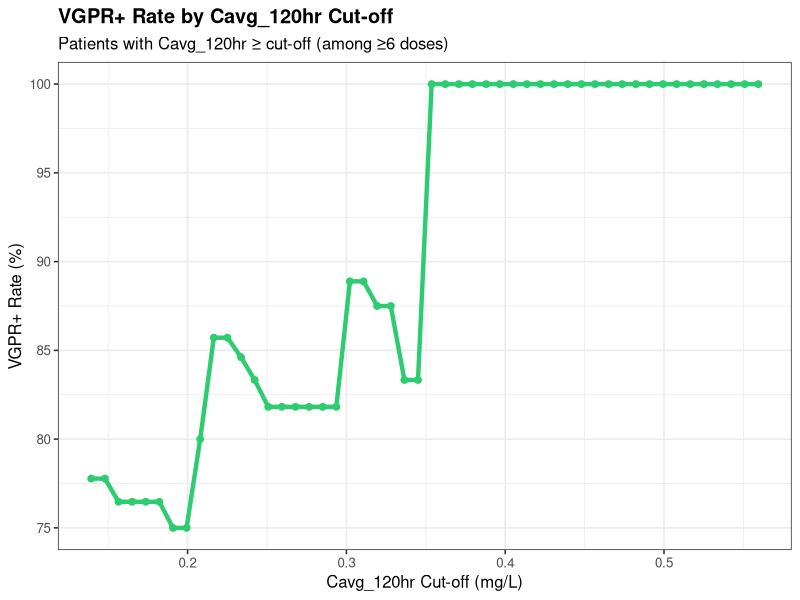
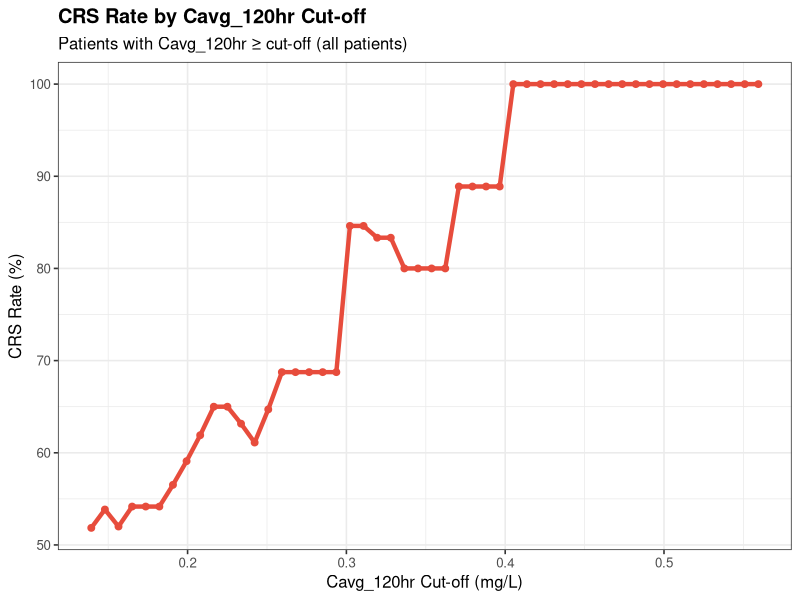
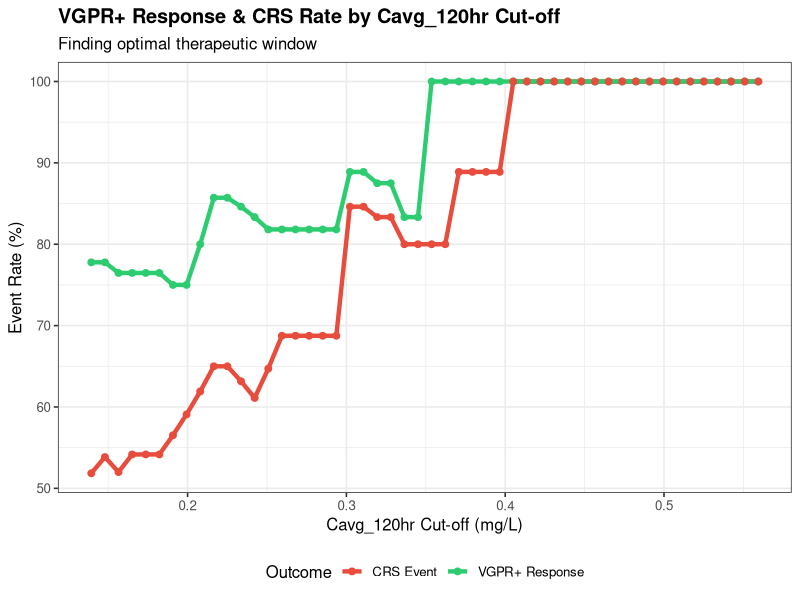
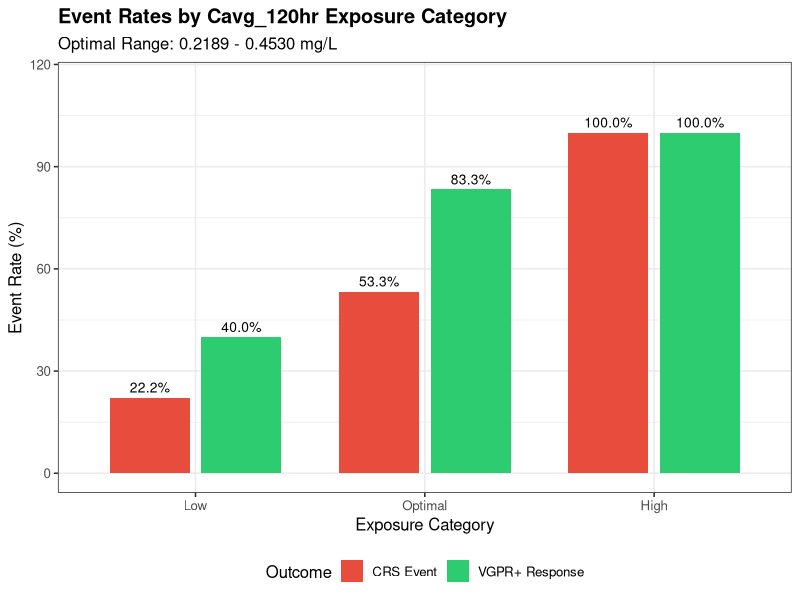
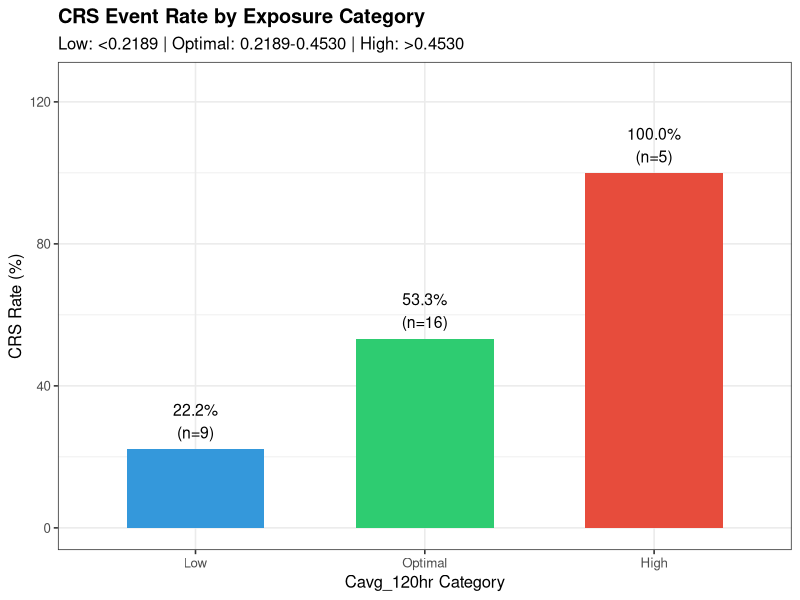
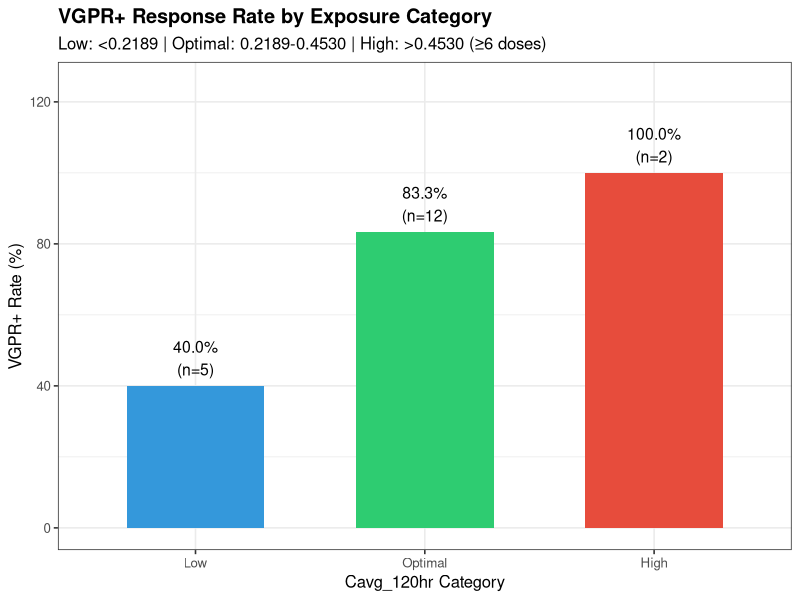
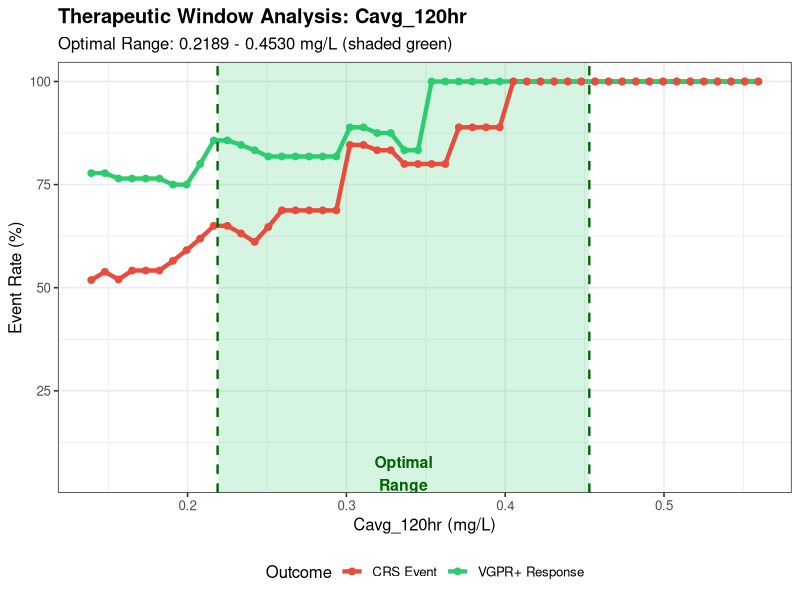

Source code (R) for these figures, in order:
#===============================================================================
# Teclistamab PK Cut-off Analysis: Cavg_120hr
#
# Analyze different Cavg_120hr cut-offs for:
# - Response (≥VGPR) rate
# - CRS event rate
#
# Find optimal therapeutic window (maximize efficacy, minimize toxicity)
# Categorize patients into Low/Optimal/High exposure groups
#
# PREREQUISITE: Run pk_simulation.R first to generate pk_ae_merged_results.csv
#===============================================================================

library(tidyverse)
library(gridExtra)

cat("==========================================================\n")
cat("    Teclistamab Cavg_120hr Cut-off Analysis\n")
cat("==========================================================\n\n")

#-------------------------------------------------------------------------------
# 1. Load Data
#-------------------------------------------------------------------------------

cat("Loading data...\n")

# Load PK + AE merged data
if (!file.exists("pk_ae_merged_results.csv")) {
  stop("ERROR: pk_ae_merged_results.csv not found!\n",
       "Please run pk_simulation.R first.")
}

pk_ae_data <- read_csv("pk_ae_merged_results.csv", show_col_types = FALSE)
cat("  - Loaded PK+AE data for", nrow(pk_ae_data), "patients\n")

# Load response data
response_data <- read_csv("response_data.csv", show_col_types = FALSE)
cat("  - Loaded response data for", nrow(response_data), "patients\n")

# Load dosing data to filter for ≥6 doses
dosing_all <- read_csv("mrgsolve_dosing_full.csv", show_col_types = FALSE) %>%
  filter(TIME >= 0) %>%
  arrange(ID, TIME)

# Calculate number of doses per patient
dose_counts <- dosing_all %>%
  group_by(ID) %>%
  summarise(N_doses_actual = n(), .groups = "drop")

#-------------------------------------------------------------------------------
# 2. Merge All Data
#-------------------------------------------------------------------------------

cat("\n=== Merging data ===\n")

# Merge PK + AE + Response data
analysis_data <- pk_ae_data %>%
  left_join(response_data, by = "PID") %>%
  left_join(dose_counts, by = "ID") %>%
  mutate(
    # VGPR or better (sCR, CR, VGPR)
    VGPR_or_better = ifelse(RESP_CTX %in% c("sCR", "CR", "VGPR"), 1, 0),
    # At least 6 doses
    Has_6doses = ifelse(N_doses_actual >= 6, TRUE, FALSE)
  )

cat("  - Merged data:", nrow(analysis_data), "patients\n")

# Summary
cat("\n--- Data Summary ---\n")
cat("Total patients:", nrow(analysis_data), "\n")
cat("Patients with ≥6 doses:", sum(analysis_data$Has_6doses, na.rm = TRUE), "\n")
cat("CRS any grade events:", sum(analysis_data$CRS_any, na.rm = TRUE), "\n")
cat("VGPR+ responses (≥6 doses):", sum(analysis_data$VGPR_or_better[analysis_data$Has_6doses], na.rm = TRUE), "\n")

#-------------------------------------------------------------------------------
# 3. Define Cut-off Range for Cavg_120hr
#-------------------------------------------------------------------------------

cat("\n=== Cavg_120hr Distribution ===\n")

cavg_values <- analysis_data$Cavg_120hr
cat("Min:", round(min(cavg_values, na.rm = TRUE), 4), "\n")
cat("Max:", round(max(cavg_values, na.rm = TRUE), 4), "\n")
cat("Median:", round(median(cavg_values, na.rm = TRUE), 4), "\n")
cat("Mean:", round(mean(cavg_values, na.rm = TRUE), 4), "\n")

# Define cut-off range (from 10th to 90th percentile)
cutoff_min <- quantile(cavg_values, 0.05, na.rm = TRUE)
cutoff_max <- quantile(cavg_values, 0.95, na.rm = TRUE)
cutoffs <- seq(cutoff_min, cutoff_max, length.out = 50)

cat("\nCut-off range:", round(cutoff_min, 4), "to", round(cutoff_max, 4), "\n")

#-------------------------------------------------------------------------------
# 4. Calculate Event Rates at Each Cut-off
#-------------------------------------------------------------------------------

cat("\n=== Calculating Event Rates at Each Cut-off ===\n")

# For CRS: use all patients (CRS typically occurs early)
# For VGPR: use patients with ≥6 doses only (need adequate treatment)

event_rate_results <- map_dfr(cutoffs, function(cutoff) {
  # CRS analysis (all patients)
  crs_high <- analysis_data %>% filter(Cavg_120hr >= cutoff)
  crs_low <- analysis_data %>% filter(Cavg_120hr < cutoff)

  crs_rate_high <- mean(crs_high$CRS_any, na.rm = TRUE)
  crs_rate_low <- mean(crs_low$CRS_any, na.rm = TRUE)

  # VGPR analysis (≥6 doses only)
  vgpr_data <- analysis_data %>% filter(Has_6doses == TRUE)
  vgpr_high <- vgpr_data %>% filter(Cavg_120hr >= cutoff)
  vgpr_low <- vgpr_data %>% filter(Cavg_120hr < cutoff)

  vgpr_rate_high <- mean(vgpr_high$VGPR_or_better, na.rm = TRUE)
  vgpr_rate_low <- mean(vgpr_low$VGPR_or_better, na.rm = TRUE)

  tibble(
    Cutoff = cutoff,
    # Above cutoff
    N_above = nrow(crs_high),
    CRS_rate_above = crs_rate_high * 100,
    VGPR_rate_above = vgpr_rate_high * 100,
    # Below cutoff
    N_below = nrow(crs_low),
    CRS_rate_below = crs_rate_low * 100,
    VGPR_rate_below = vgpr_rate_low * 100
  )
})

#-------------------------------------------------------------------------------
# 5. Create Event Rate vs Cut-off Plot
#-------------------------------------------------------------------------------

cat("\n=== Creating Cut-off Analysis Plots ===\n")

# Plot 1: VGPR Rate vs Cut-off (High Cavg_120hr)
p1 <- ggplot(event_rate_results, aes(x = Cutoff)) +
  geom_line(aes(y = VGPR_rate_above), color = "#2ecc71", size = 1.5) +
  geom_point(aes(y = VGPR_rate_above), color = "#2ecc71", size = 2) +
  labs(
    title = "VGPR+ Rate by Cavg_120hr Cut-off",
    subtitle = "Patients with Cavg_120hr ≥ cut-off (among ≥6 doses)",
    x = "Cavg_120hr Cut-off (mg/L)",
    y = "VGPR+ Rate (%)"
  ) +
  theme_bw(base_size = 12) +
  theme(plot.title = element_text(face = "bold"))

# Plot 2: CRS Rate vs Cut-off (High Cavg_120hr)
p2 <- ggplot(event_rate_results, aes(x = Cutoff)) +
  geom_line(aes(y = CRS_rate_above), color = "#e74c3c", size = 1.5) +
  geom_point(aes(y = CRS_rate_above), color = "#e74c3c", size = 2) +
  labs(
    title = "CRS Rate by Cavg_120hr Cut-off",
    subtitle = "Patients with Cavg_120hr ≥ cut-off (all patients)",
    x = "Cavg_120hr Cut-off (mg/L)",
    y = "CRS Rate (%)"
  ) +
  theme_bw(base_size = 12) +
  theme(plot.title = element_text(face = "bold"))

# Combined plot: Both rates vs cut-off
plot_data_long <- event_rate_results %>%
  select(Cutoff, VGPR_rate_above, CRS_rate_above) %>%
  pivot_longer(
    cols = c(VGPR_rate_above, CRS_rate_above),
    names_to = "Outcome",
    values_to = "Rate"
  ) %>%
  mutate(
    Outcome = case_when(
      Outcome == "VGPR_rate_above" ~ "VGPR+ Response",
      Outcome == "CRS_rate_above" ~ "CRS Event"
    )
  )

p3 <- ggplot(plot_data_long, aes(x = Cutoff, y = Rate, color = Outcome)) +
  geom_line(size = 1.5) +
  geom_point(size = 2) +
  scale_color_manual(values = c("CRS Event" = "#e74c3c", "VGPR+ Response" = "#2ecc71")) +
  labs(
    title = "VGPR+ Response & CRS Rate by Cavg_120hr Cut-off",
    subtitle = "Finding optimal therapeutic window",
    x = "Cavg_120hr Cut-off (mg/L)",
    y = "Event Rate (%)",
    color = "Outcome"
  ) +
  theme_bw(base_size = 12) +
  theme(
    plot.title = element_text(face = "bold"),
    legend.position = "bottom"
  )

ggsave("cutoff_VGPR_rate.png", p1, width = 8, height = 6, dpi = 200)
ggsave("cutoff_CRS_rate.png", p2, width = 8, height = 6, dpi = 200)
ggsave("cutoff_combined_rates.png", p3, width = 10, height = 7, dpi = 200)

cat("Saved: cutoff_VGPR_rate.png\n")
cat("Saved: cutoff_CRS_rate.png\n")
cat("Saved: cutoff_combined_rates.png\n")

#-------------------------------------------------------------------------------
# 6. Find Optimal Cut-offs Using ROC Analysis
#-------------------------------------------------------------------------------

cat("\n=== Finding Optimal Cut-offs (ROC) ===\n")

library(pROC)

# ROC for VGPR (maximize sensitivity for response)
vgpr_data <- analysis_data %>%
  filter(Has_6doses == TRUE & !is.na(VGPR_or_better) & !is.na(Cavg_120hr))

if (nrow(vgpr_data) >= 5 && length(unique(vgpr_data$VGPR_or_better)) == 2) {
  roc_vgpr <- roc(vgpr_data$VGPR_or_better, vgpr_data$Cavg_120hr, quiet = TRUE)
  coords_vgpr <- coords(roc_vgpr, "best", ret = c("threshold", "sensitivity", "specificity"))
  auc_vgpr <- auc(roc_vgpr)

  cat("\n--- VGPR+ Optimal Cut-off (ROC) ---\n")
  cat(sprintf("  AUC: %.3f\n", auc_vgpr))
  cat(sprintf("  Optimal Threshold: %.4f\n", coords_vgpr$threshold))
  cat(sprintf("  Sensitivity: %.2f\n", coords_vgpr$sensitivity))
  cat(sprintf("  Specificity: %.2f\n", coords_vgpr$specificity))

  vgpr_cutoff <- coords_vgpr$threshold
} else {
  vgpr_cutoff <- median(vgpr_data$Cavg_120hr, na.rm = TRUE)
  cat("\nUsing median for VGPR cutoff:", round(vgpr_cutoff, 4), "\n")
}

# ROC for CRS (minimize false negatives for safety)
crs_data <- analysis_data %>%
  filter(!is.na(CRS_any) & !is.na(Cavg_120hr))

if (nrow(crs_data) >= 5 && length(unique(crs_data$CRS_any)) == 2) {
  roc_crs <- roc(crs_data$CRS_any, crs_data$Cavg_120hr, quiet = TRUE)
  coords_crs <- coords(roc_crs, "best", ret = c("threshold", "sensitivity", "specificity"))
  auc_crs <- auc(roc_crs)

  cat("\n--- CRS Optimal Cut-off (ROC) ---\n")
  cat(sprintf("  AUC: %.3f\n", auc_crs))
  cat(sprintf("  Optimal Threshold: %.4f\n", coords_crs$threshold))
  cat(sprintf("  Sensitivity: %.2f\n", coords_crs$sensitivity))
  cat(sprintf("  Specificity: %.2f\n", coords_crs$specificity))

  crs_cutoff <- coords_crs$threshold
} else {
  crs_cutoff <- median(crs_data$Cavg_120hr, na.rm = TRUE)
  cat("\nUsing median for CRS cutoff:", round(crs_cutoff, 4), "\n")
}

#-------------------------------------------------------------------------------
# 7. Define Optimal Range (Low / Optimal / High)
#-------------------------------------------------------------------------------

cat("\n=== Defining Optimal Therapeutic Range ===\n")

# Strategy: Optimal range is where VGPR is high but CRS is not excessively high
# Lower bound: cutoff where VGPR rate starts to be acceptable (e.g., >50%)
# Upper bound: cutoff where CRS rate becomes concerning

# Find lower bound (VGPR rate > 60% threshold)
vgpr_threshold <- 60
lower_candidates <- event_rate_results %>%
  filter(VGPR_rate_above >= vgpr_threshold) %>%
  arrange(Cutoff)

if (nrow(lower_candidates) > 0) {
  lower_bound <- max(lower_candidates$Cutoff)  # highest cutoff that still gives good VGPR
} else {
  lower_bound <- quantile(cavg_values, 0.25, na.rm = TRUE)
}

# Find upper bound based on CRS rate increase
# Use 90th percentile or where CRS significantly increases
upper_bound <- quantile(cavg_values, 0.85, na.rm = TRUE)

# Alternatively, use ROC-based cutoffs
# Lower bound = cutoff for efficacy, Upper bound = cutoff for safety
optimal_lower <- min(vgpr_cutoff, lower_bound)
optimal_upper <- max(crs_cutoff, upper_bound)

# Ensure reasonable range
if (optimal_lower >= optimal_upper) {
  optimal_lower <- quantile(cavg_values, 0.33, na.rm = TRUE)
  optimal_upper <- quantile(cavg_values, 0.67, na.rm = TRUE)
}

cat(sprintf("\nOptimal Range: %.4f - %.4f mg/L\n", optimal_lower, optimal_upper))

#-------------------------------------------------------------------------------
# 8. Categorize Patients: Low / Optimal / High
#-------------------------------------------------------------------------------

cat("\n=== Categorizing Patients ===\n")

analysis_data <- analysis_data %>%
  mutate(
    Exposure_Category = case_when(
      Cavg_120hr < optimal_lower ~ "Low",
      Cavg_120hr >= optimal_lower & Cavg_120hr <= optimal_upper ~ "Optimal",
      Cavg_120hr > optimal_upper ~ "High"
    ),
    Exposure_Category = factor(Exposure_Category, levels = c("Low", "Optimal", "High"))
  )

cat("\nExposure Category Distribution:\n")
print(table(analysis_data$Exposure_Category))

#-------------------------------------------------------------------------------
# 9. Calculate Event Rates by Category
#-------------------------------------------------------------------------------

cat("\n=== Event Rates by Exposure Category ===\n")

# CRS rates (all patients)
crs_by_category <- analysis_data %>%
  group_by(Exposure_Category) %>%
  summarise(
    N = n(),
    CRS_events = sum(CRS_any, na.rm = TRUE),
    CRS_rate = mean(CRS_any, na.rm = TRUE) * 100,
    .groups = "drop"
  )

cat("\n--- CRS Event Rate by Exposure Category ---\n")
print(crs_by_category)

# VGPR rates (≥6 doses only)
vgpr_by_category <- analysis_data %>%
  filter(Has_6doses == TRUE) %>%
  group_by(Exposure_Category) %>%
  summarise(
    N = n(),
    VGPR_events = sum(VGPR_or_better, na.rm = TRUE),
    VGPR_rate = mean(VGPR_or_better, na.rm = TRUE) * 100,
    .groups = "drop"
  )

cat("\n--- VGPR+ Rate by Exposure Category (≥6 doses) ---\n")
print(vgpr_by_category)

# Combined summary
summary_by_category <- crs_by_category %>%
  left_join(
    vgpr_by_category %>% select(Exposure_Category, N_vgpr = N, VGPR_events, VGPR_rate),
    by = "Exposure_Category"
  )

cat("\n--- Combined Summary ---\n")
print(summary_by_category)

write_csv(summary_by_category, "pk_cutoff_category_summary.csv")
cat("\nSaved: pk_cutoff_category_summary.csv\n")

#-------------------------------------------------------------------------------
# 10. Create Bar Plot for Event Rates by Category
#-------------------------------------------------------------------------------

cat("\n=== Creating Category Bar Plots ===\n")

# Prepare data for plotting
bar_data <- bind_rows(
  crs_by_category %>%
    select(Exposure_Category, Rate = CRS_rate, N) %>%
    mutate(Outcome = "CRS Event"),
  vgpr_by_category %>%
    select(Exposure_Category, Rate = VGPR_rate, N) %>%
    mutate(Outcome = "VGPR+ Response")
)

# Bar plot
p_bar <- ggplot(bar_data, aes(x = Exposure_Category, y = Rate, fill = Outcome)) +
  geom_bar(stat = "identity", position = position_dodge(width = 0.8), width = 0.7) +
  geom_text(aes(label = sprintf("%.1f%%", Rate)),
            position = position_dodge(width = 0.8), vjust = -0.5, size = 3.5) +
  scale_fill_manual(values = c("CRS Event" = "#e74c3c", "VGPR+ Response" = "#2ecc71")) +
  labs(
    title = "Event Rates by Cavg_120hr Exposure Category",
    subtitle = sprintf("Optimal Range: %.4f - %.4f mg/L", optimal_lower, optimal_upper),
    x = "Exposure Category",
    y = "Event Rate (%)",
    fill = "Outcome"
  ) +
  ylim(0, max(bar_data$Rate, na.rm = TRUE) * 1.15) +
  theme_bw(base_size = 12) +
  theme(
    plot.title = element_text(face = "bold"),
    legend.position = "bottom"
  )

ggsave("cutoff_category_barplot.png", p_bar, width = 10, height = 7, dpi = 200)
cat("Saved: cutoff_category_barplot.png\n")

# Separate plots for each outcome
p_crs_bar <- ggplot(crs_by_category, aes(x = Exposure_Category, y = CRS_rate, fill = Exposure_Category)) +
  geom_bar(stat = "identity", width = 0.6) +
  geom_text(aes(label = sprintf("%.1f%%\n(n=%d)", CRS_rate, N)), vjust = -0.3, size = 4) +
  scale_fill_manual(values = c("Low" = "#3498db", "Optimal" = "#2ecc71", "High" = "#e74c3c")) +
  labs(
    title = "CRS Event Rate by Exposure Category",
    subtitle = sprintf("Low: <%.4f | Optimal: %.4f-%.4f | High: >%.4f",
                       optimal_lower, optimal_lower, optimal_upper, optimal_upper),
    x = "Cavg_120hr Category",
    y = "CRS Rate (%)"
  ) +
  ylim(0, max(crs_by_category$CRS_rate, na.rm = TRUE) * 1.25) +
  theme_bw(base_size = 12) +
  theme(plot.title = element_text(face = "bold"), legend.position = "none")

p_vgpr_bar <- ggplot(vgpr_by_category, aes(x = Exposure_Category, y = VGPR_rate, fill = Exposure_Category)) +
  geom_bar(stat = "identity", width = 0.6) +
  geom_text(aes(label = sprintf("%.1f%%\n(n=%d)", VGPR_rate, N)), vjust = -0.3, size = 4) +
  scale_fill_manual(values = c("Low" = "#3498db", "Optimal" = "#2ecc71", "High" = "#e74c3c")) +
  labs(
    title = "VGPR+ Response Rate by Exposure Category",
    subtitle = sprintf("Low: <%.4f | Optimal: %.4f-%.4f | High: >%.4f (≥6 doses)",
                       optimal_lower, optimal_lower, optimal_upper, optimal_upper),
    x = "Cavg_120hr Category",
    y = "VGPR+ Rate (%)"
  ) +
  ylim(0, max(vgpr_by_category$VGPR_rate, na.rm = TRUE) * 1.25) +
  theme_bw(base_size = 12) +
  theme(plot.title = element_text(face = "bold"), legend.position = "none")

ggsave("cutoff_CRS_barplot.png", p_crs_bar, width = 8, height = 6, dpi = 200)
ggsave("cutoff_VGPR_barplot.png", p_vgpr_bar, width = 8, height = 6, dpi = 200)

cat("Saved: cutoff_CRS_barplot.png\n")
cat("Saved: cutoff_VGPR_barplot.png\n")

#-------------------------------------------------------------------------------
# 11. Combined Cut-off Plot with Optimal Range Shading
#-------------------------------------------------------------------------------

p_combined_shaded <- ggplot(plot_data_long, aes(x = Cutoff, y = Rate, color = Outcome)) +
  annotate("rect", xmin = optimal_lower, xmax = optimal_upper,
           ymin = -Inf, ymax = Inf, fill = "#2ecc71", alpha = 0.2) +
  geom_line(size = 1.5) +
  geom_point(size = 2) +
  geom_vline(xintercept = optimal_lower, linetype = "dashed", color = "darkgreen", size = 0.8) +
  geom_vline(xintercept = optimal_upper, linetype = "dashed", color = "darkgreen", size = 0.8) +
  scale_color_manual(values = c("CRS Event" = "#e74c3c", "VGPR+ Response" = "#2ecc71")) +
  annotate("text", x = (optimal_lower + optimal_upper) / 2, y = 5,
           label = "Optimal\nRange", color = "darkgreen", fontface = "bold", size = 4) +
  labs(
    title = "Therapeutic Window Analysis: Cavg_120hr",
    subtitle = sprintf("Optimal Range: %.4f - %.4f mg/L (shaded green)", optimal_lower, optimal_upper),
    x = "Cavg_120hr (mg/L)",
    y = "Event Rate (%)",
    color = "Outcome"
  ) +
  theme_bw(base_size = 12) +
  theme(
    plot.title = element_text(face = "bold"),
    legend.position = "bottom"
  )

ggsave("cutoff_therapeutic_window.png", p_combined_shaded, width = 12, height = 8, dpi = 200)
cat("Saved: cutoff_therapeutic_window.png\n")

#-------------------------------------------------------------------------------
# 12. Print Final Summary
#-------------------------------------------------------------------------------

cat("\n")
cat("==========================================================\n")
cat("              CAVG_120HR CUT-OFF ANALYSIS SUMMARY\n")
cat("==========================================================\n\n")

cat(sprintf("Optimal Therapeutic Range: %.4f - %.4f mg/L\n\n", optimal_lower, optimal_upper))

cat("--- Event Rates by Category ---\n\n")
cat("Exposure Category | CRS Rate (%) | VGPR+ Rate (%)\n")
cat("------------------|--------------|---------------\n")
for (i in 1:nrow(summary_by_category)) {
  row <- summary_by_category[i, ]
  cat(sprintf("%-17s | %12.1f | %14.1f\n",
              as.character(row$Exposure_Category),
              row$CRS_rate,
              ifelse(is.na(row$VGPR_rate), 0, row$VGPR_rate)))
}

cat("\n==========================================================\n")
cat("                    OUTPUT FILES\n")
cat("==========================================================\n")
cat("  - pk_cutoff_category_summary.csv\n")
cat("  - cutoff_VGPR_rate.png\n")
cat("  - cutoff_CRS_rate.png\n")
cat("  - cutoff_combined_rates.png\n")
cat("  - cutoff_category_barplot.png\n")
cat("  - cutoff_CRS_barplot.png\n")
cat("  - cutoff_VGPR_barplot.png\n")
cat("  - cutoff_therapeutic_window.png\n")
cat("==========================================================\n")
cat("                 Analysis Complete!\n")
cat("==========================================================\n")
